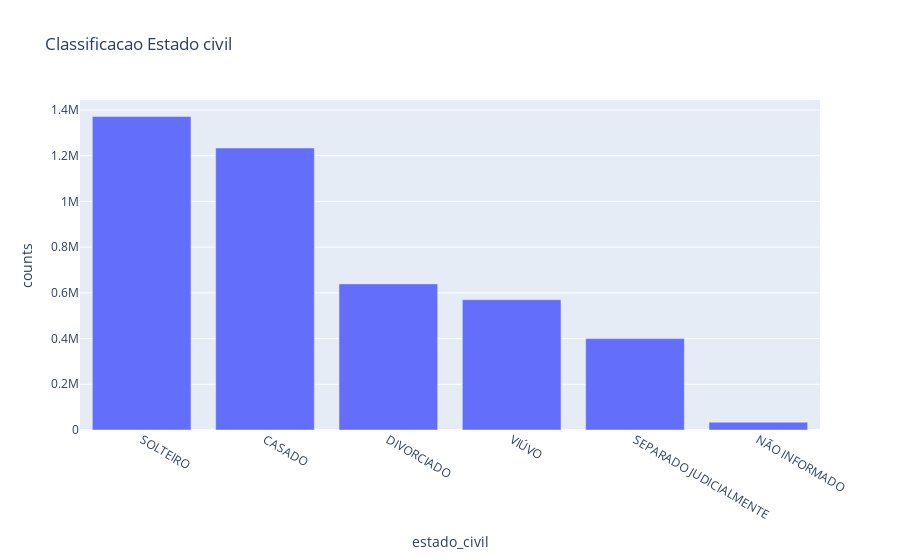

Source (notebook cell):
### Code cell
classificacao_estado_civil = (
    df_eleitores_2020["DS_ESTADO_CIVIL"]
    .value_counts()
    .rename_axis("estado_civil")
    .reset_index(name="counts")
)

classificacao_estado_civil
fig = px.bar(
    classificacao_estado_civil,
    x="estado_civil",
    y="counts",
    title="Classificacao Estado civil",
)
fig.show()

### Figure 1 — Plotly figure (JSON) as saved in the notebook; plotly's stock layout.template omitted (floating-point values rounded to 4 significant figures)
{"data": [{"alignmentgroup": "True", "hovertemplate": "estado_civil=%{x}<br>counts=%{y}<extra></extra>", "legendgroup": "", "marker": {"color": "#636efa", "pattern": {"shape": ""}}, "name": "", "offsetgroup": "", "orientation": "v", "showlegend": false, "textposition": "auto", "type": "bar", "x": ["SOLTEIRO", "CASADO", "DIVORCIADO", "VIÚVO", "SEPARADO JUDICIALMENTE", "NÃO INFORMADO"], "xaxis": "x", "y": [1371361, 1233570, 639126, 570175, 399816, 34046], "yaxis": "y"}], "layout": {"barmode": "relative", "legend": {"tracegroupgap": 0}, "title": {"text": "Classificacao Estado civil"}, "xaxis": {"anchor": "y", "domain": [0, 1], "title": {"text": "estado_civil"}}, "yaxis": {"anchor": "x", "domain": [0, 1], "title": {"text": "counts"}}}}
